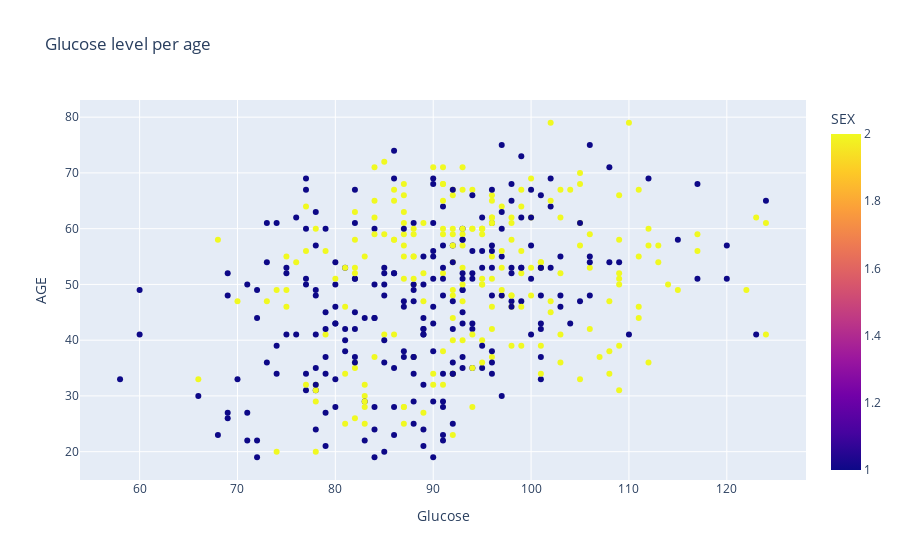

Write notebook code for a chart like this one.
### Markdown cell above
&#9989; **(6 pt):** From the dataframe used above, make a scatter plot of glucose level versus age. Make sure to include a title.

### Code cell
## put your code here
import plotly.express as px
px.scatter(SAS, x='Glucose', y = 'AGE', color = 'SEX', title = 'Glucose level per age')

### Figure 1 — Plotly figure (JSON) as saved in the notebook; plotly's stock layout.template omitted (floating-point values rounded to 4 significant figures; data arrays with more than 128 entries replaced by an {"elided": "..."} marker saying what was removed)
{"data": [{"hovertemplate": "Glucose=%{x}<br>AGE=%{y}<br>SEX=%{marker.color}<extra></extra>", "legendgroup": "", "marker": {"color": {"elided": "442 int values"}, "coloraxis": "coloraxis", "symbol": "circle"}, "mode": "markers", "name": "", "orientation": "v", "showlegend": false, "type": "scatter", "x": {"elided": "442 int values"}, "xaxis": "x", "y": {"elided": "442 int values"}, "yaxis": "y"}], "layout": {"coloraxis": {"colorbar": {"title": {"text": "SEX"}}, "colorscale": [[0, "#0d0887"], [0.1111, "#46039f"], [0.2222, "#7201a8"], [0.3333, "#9c179e"], [0.4444, "#bd3786"], [0.5556, "#d8576b"], [0.6667, "#ed7953"], [0.7778, "#fb9f3a"], [0.8889, "#fdca26"], [1, "#f0f921"]]}, "legend": {"tracegroupgap": 0}, "title": {"text": "Glucose level per age"}, "xaxis": {"anchor": "y", "domain": [0, 1], "title": {"text": "Glucose"}}, "yaxis": {"anchor": "x", "domain": [0, 1], "title": {"text": "AGE"}}}}
